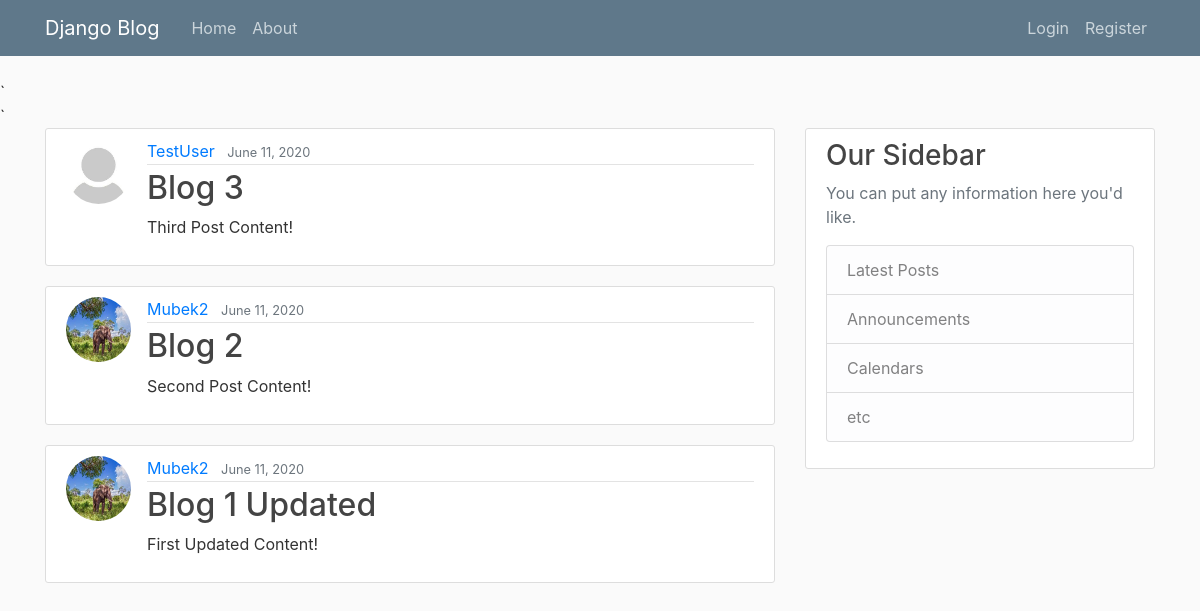
The app's page /, older data.
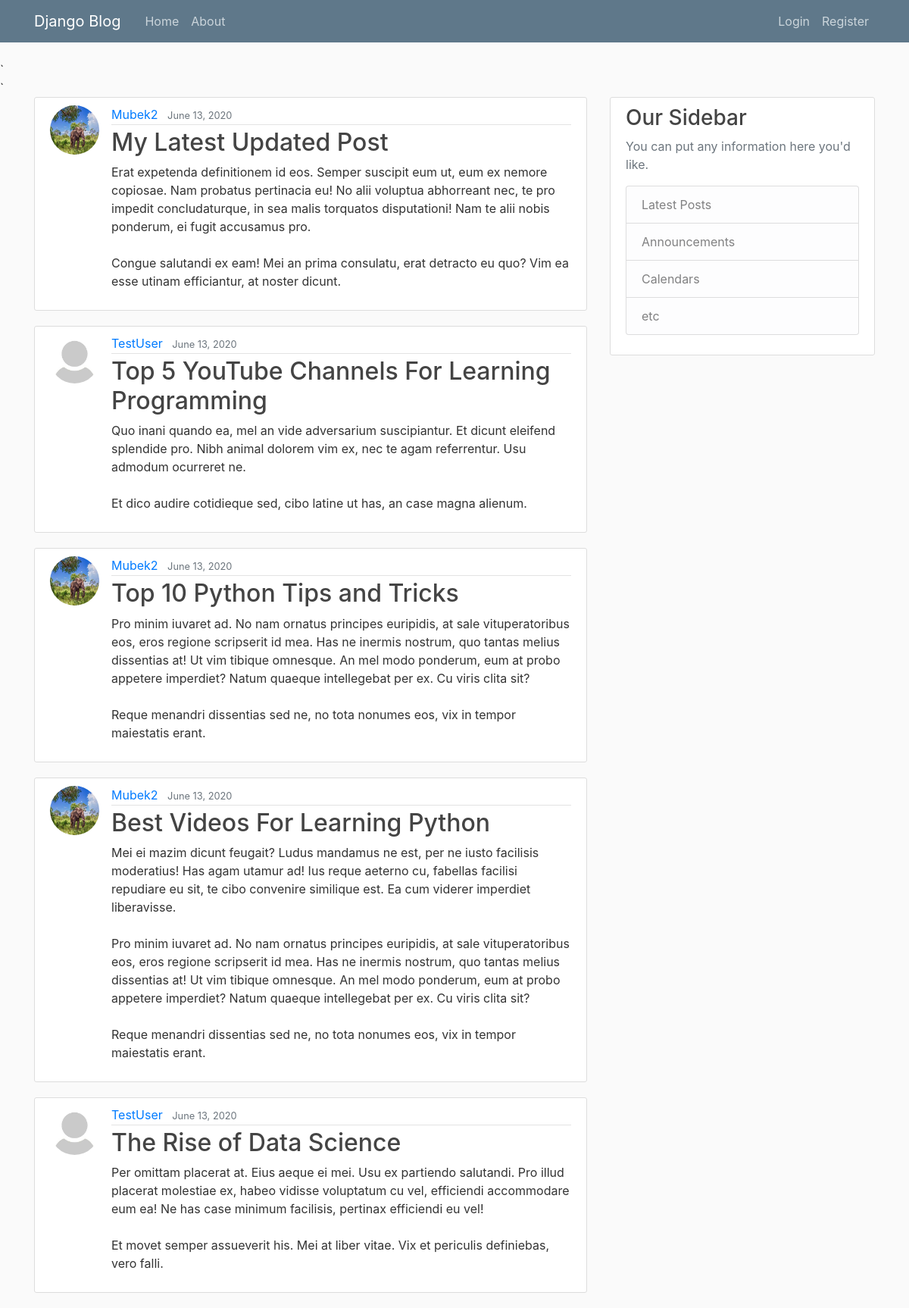
The same page, newer data.
### blog/models.py (models this page shows, shortened)
class Post(models.Model):
    title = models.CharField(max_length=100)
    content = models.TextField()
    date_posted = models.DateTimeField(default=timezone.now)
    author = models.ForeignKey(User, on_delete=models.CASCADE)

### users/models.py (models this page shows, shortened)
class Profile(models.Model):
    user = models.OneToOneField(User, on_delete=models.CASCADE)
    image = models.ImageField(default='default.jpg', upload_to='profile_pics')

### blog/views.py (the view)
# urls.py: path('', PostListView.as_view(), name='blog-home'),
class PostListView(ListView):
    model = Post
    template_name = 'blog/home.html'  # <app>/<model>_<viewtype>.html
    context_object_name = 'posts'
    ordering = ['-date_posted']
    paginate_by = 5

### blog/templates/blog/home.html
{% extends "blog/base.html" %}
{% block content %}
    {% for post in posts %}
        <article class="media content-section">
            <img class="rounded-circle article-img" src="{{ post.author.profile.image.url }}">
            <div class="media-body">
                <div class="article-metadata">
                    <a class="mr-2" href="#">{{ post.author }}</a>
                    <small class="text-muted">{{ post.date_posted|date:"F d, Y" }}</small>
                </div>
                <h2><a class="article-title" href="#">{{ post.title }}</a></h2>
                <p class="article-content">{{ post.content }}</p>
            </div>
        </article>
    {% endfor %}
{% endblock content %}

Row changes from the older to the newer data that the page shows:
no longer on this page (row unchanged): Post: author.profile.image (placeholder picture), author "TestUser", date_posted "June 11, 2020", title "Blog 3", content "Third Post Content!"
no longer on this page (row unchanged): Post: author.profile.image (picture), author "Mubek2", date_posted "June 11, 2020", title "Blog 2", content "Second Post Content!"
no longer on this page (row unchanged): Post: author.profile.image (picture), author "Mubek2", date_posted "June 11, 2020", title "Blog 1 Updated", content "First Updated Content!"
added Post: author.profile.image (picture), author "Mubek2", date_posted "June 13, 2020", title "My Latest Updated Post", content "Erat expetenda definitionem id eos. Semper suscipit eum ut, eum ex nemore copiosae. Nam probatus pertinacia eu! No alii voluptua abhorreant nec, te pro impedit concludaturque, in sea malis torquatos disputationi! Nam te alii nobis ponderum, ei fugit accusamus pro. Congue salutandi ex eam! Mei an prima consulatu, erat detracto eu quo? Vim ea esse utinam efficiantur, at noster dicunt."
added Post: author.profile.image (placeholder picture), author "TestUser", date_posted "June 13, 2020", title "Top 5 YouTube Channels For Learning Programming", content "Quo inani quando ea, mel an vide adversarium suscipiantur. Et dicunt eleifend splendide pro. Nibh animal dolorem vim ex, nec te agam referrentur. Usu admodum ocurreret ne. Et dico audire cotidieque sed, cibo latine ut has, an case magna alienum."
added Post: author.profile.image (picture), author "Mubek2", date_posted "June 13, 2020", title "Top 10 Python Tips and Tricks", content "Pro minim iuvaret ad. No nam ornatus principes euripidis, at sale vituperatoribus eos, eros regione scripserit id mea. Has ne inermis nostrum, quo tantas melius dissentias at! Ut vim tibique omnesque. An mel modo ponderum, eum at probo appetere imperdiet? Natum quaeque intellegebat per ex. Cu viris clita sit? Reque menandri dissentias sed ne, no tota nonumes eos, vix in tempor maiestatis erant."
added Post: author.profile.image (picture), author "Mubek2", date_posted "June 13, 2020", title "Best Videos For Learning Python", content "Mei ei mazim dicunt feugait? Ludus mandamus ne est, per ne iusto facilisis moderatius! Has agam utamur ad! Ius reque aeterno cu, fabellas facilisi repudiare eu sit, te cibo convenire similique est. Ea cum viderer imperdiet liberavisse. Pro minim iuvaret ad. No nam ornatus principes euripidis, at sale vituperatoribus eos, eros regione scripserit id mea. Has ne inermis nostrum, quo tantas melius dissentias at! Ut vim tibique omnesque. An mel modo ponderum, eum at probo appetere imperdiet? Natum quaeque intellegebat per ex. Cu viris clita sit? Reque menandri dissentias sed ne, no tota nonumes eos, vix in tempor maiestatis erant."
added Post: author.profile.image (placeholder picture), author "TestUser", date_posted "June 13, 2020", title "The Rise of Data Science", content "Per omittam placerat at. Eius aeque ei mei. Usu ex partiendo salutandi. Pro illud placerat molestiae ex, habeo vidisse voluptatum cu vel, efficiendi accommodare eum ea! Ne has case minimum facilisis, pertinax efficiendi eu vel! Et movet semper assueverit his. Mei at liber vitae. Vix et periculis definiebas, vero falli."
